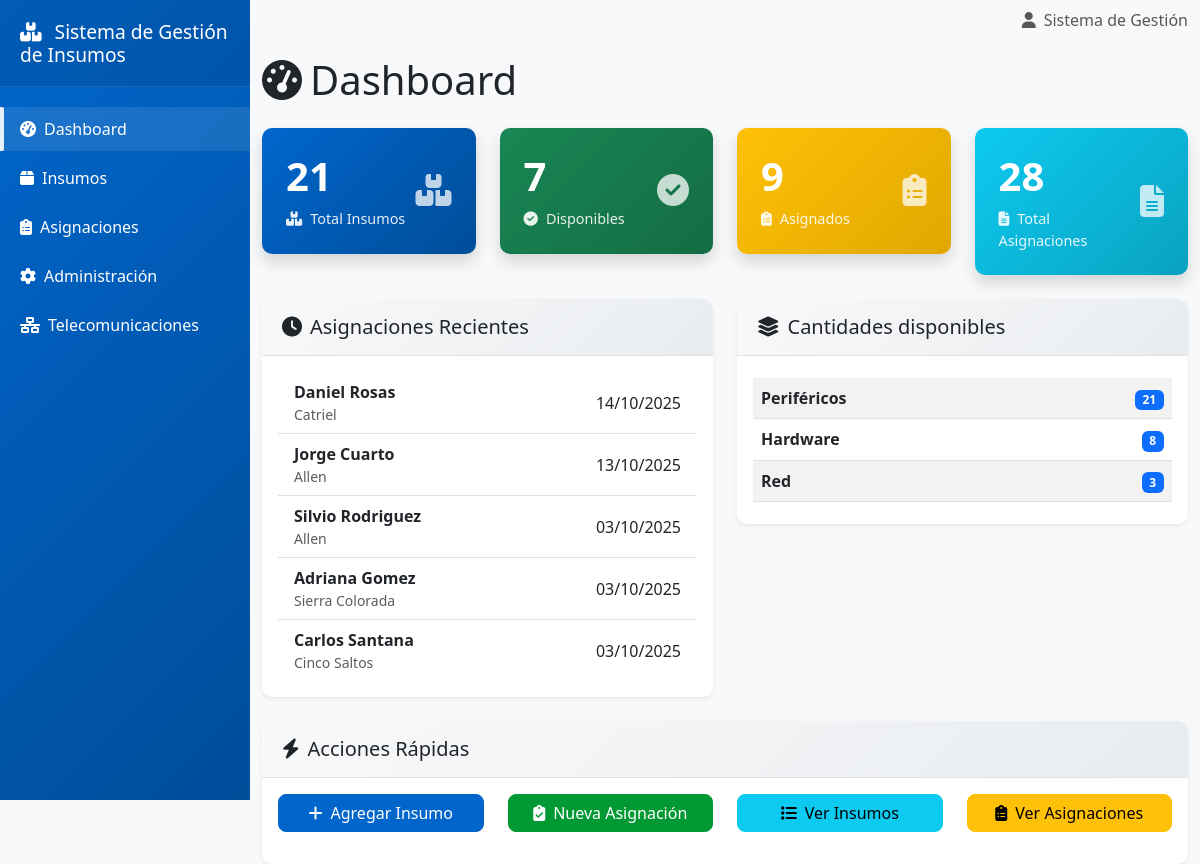
Before: /pages/dashboard.php with the older database file.
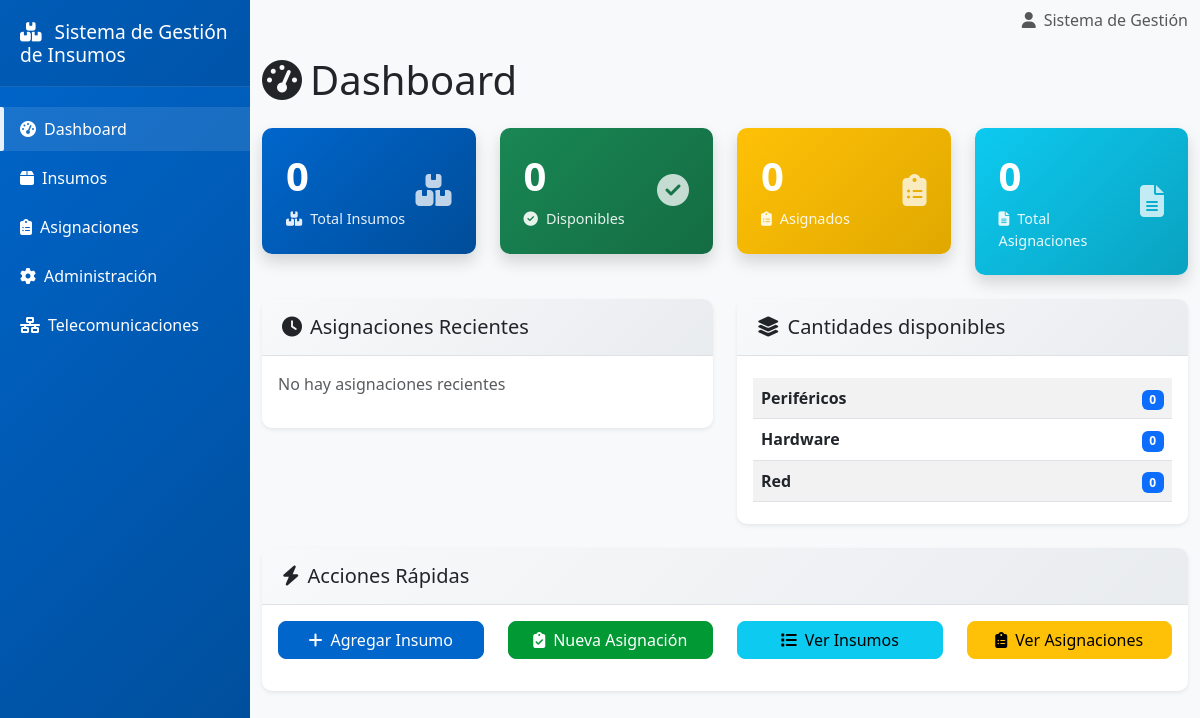
After: the same page with the newer database file.
### tables this page shows
CREATE TABLE `remitos` (
  `id_remito` int(11) NOT NULL,
  `numero_remito` varchar(50) NOT NULL,
  `id_sede` int(11) NOT NULL,
  `id_area` int(11) NOT NULL,
  `nombre_persona_asignada` varchar(100) NOT NULL,
  `apellido_persona_asignada` varchar(100) NOT NULL,
  `fecha_asignacion` date NOT NULL,
  `estado` enum('Activa','Devuelta') NOT NULL DEFAULT 'Activa',
  `fecha_devolucion` date DEFAULT NULL,
  `observaciones` varchar(255) DEFAULT NULL
);

CREATE TABLE `localidades` (
  `id_localidad` int(11) NOT NULL,
  `id_zona` int(11) NOT NULL,
  `nombre_localidad` varchar(100) NOT NULL
);

### includes/config.php (called while the page is built, shortened)
<?php
function app_base_url(): string { return APP_BASE_URL; }
?>

### pages/dashboard.php (the view, shortened to what this page needs)
<?php
require_once '../includes/config.php';
$conexion = conectarDB();
$total_insumos = $conexion->query("SELECT COUNT(*) as total FROM insumos")->fetch()['total'];
$insumos_disponibles = $conexion->query("SELECT COUNT(*) as total FROM insumos WHERE estado = 'Disponible'")->fetch()['total'];
$insumos_asignados = $conexion->query("SELECT COUNT(*) as total FROM insumos WHERE estado = 'Asignado'")->fetch()['total'];
$total_asignaciones = $conexion->query("SELECT COUNT(*) as total FROM remitos")->fetch()['total'];
$stmt = $conexion->query("SELECT r.fecha_asignacion,
                                 r.nombre_persona_asignada,
                                 r.apellido_persona_asignada,
                                 l.nombre_localidad
                          FROM remitos r
                          JOIN sedes s ON r.id_sede = s.id_sede
                          JOIN localidades l ON s.id_localidad = l.id_localidad
                          ORDER BY r.fecha_asignacion DESC
                          LIMIT 5");
$asignaciones_recientes = $stmt->fetchAll();
$varios_subtipos = [
    'Hardware' => 0,
    'Periféricos' => 0,
    'Red' => 0,
];
$stmtVarios = $conexion->query("SELECT subcategoria_varios, COALESCE(SUM(cantidad),0) AS total
                                FROM insumos
                                WHERE TRIM(tipo_insumo) = 'Varios' AND cantidad > 0
                                GROUP BY subcategoria_varios");
$rowsV = $stmtVarios->fetchAll();
foreach ($rowsV as $row) {
    $sub = $row['subcategoria_varios'];
    $varios_subtipos[$sub] = (int)$row['total'];
}
?>
<?php include '../includes/header.php'; ?>
<div class="row">
    <div class="col-12">
        <h1 class="mb-4">
            <i class="fas fa-tachometer-alt me-2"></i>Dashboard
        </h1>
    </div>
</div>
<div class="row mb-4">
    <div class="col-md-3">
        <div class="dashboard-card">
            <div class="d-flex justify-content-between">
                <div>
                    <h3 id="total-insumos"><?php echo $total_insumos; ?></h3>
                    <p><i class="fas fa-boxes me-2"></i>Total Insumos</p>
                </div>
                <div class="align-self-center">
                    <i class="fas fa-boxes fa-2x opacity-75"></i>
                </div>
            </div>
        </div>
    </div>
    <div class="col-md-3">
        <div class="dashboard-card" style="background: linear-gradient(135deg, #198754 0%, #146c43 100%);">
            <div class="d-flex justify-content-between">
                <div>
                    <h3 id="insumos-disponibles"><?php echo $insumos_disponibles; ?></h3>
                    <p><i class="fas fa-check-circle me-2"></i>Disponibles</p>
                </div>
                <div class="align-self-center">
                    <i class="fas fa-check-circle fa-2x opacity-75"></i>
                </div>
            </div>
        </div>
    </div>
    <div class="col-md-3">
        <div class="dashboard-card" style="background: linear-gradient(135deg, #ffc107 0%, #e0a800 100%);">
            <div class="d-flex justify-content-between">
                <div>
                    <h3 id="insumos-asignados"><?php echo $insumos_asignados; ?></h3>
                    <p><i class="fas fa-clipboard-list me-2"></i>Asignados</p>
                </div>
                <div class="align-self-center">
                    <i class="fas fa-clipboard-list fa-2x opacity-75"></i>
                </div>
            </div>
        </div>
    </div>
    <div class="col-md-3">
        <div class="dashboard-card" style="background: linear-gradient(135deg, #0dcaf0 0%, #0aa2c0 100%);">
            <div class="d-flex justify-content-between">
                <div>
                    <h3 id="total-asignaciones"><?php echo $total_asignaciones; ?></h3>
                    <p><i class="fas fa-file-alt me-2"></i>Total Asignaciones</p>
                </div>
                <div class="align-self-center">
                    <i class="fas fa-file-alt fa-2x opacity-75"></i>
                </div>
            </div>
        </div>
    </div>
</div>
<div class="row">
    <div class="col-md-6">
        <div class="card">
            <div class="card-header">
                <h5 class="mb-0">
                    <i class="fas fa-clock me-2"></i>Asignaciones Recientes
                </h5>
            </div>
            <div class="card-body">
                <?php if (empty($asignaciones_recientes)): ?>
                    <p class="text-muted">No hay asignaciones recientes</p>
                <?php else: ?>
                    <ul class="list-group list-group-flush">
                        <?php foreach ($asignaciones_recientes as $asignacion): ?>
                        <li class="list-group-item d-flex justify-content-between align-items-center">
                            <div>
                                <strong><?php echo htmlspecialchars($asignacion['nombre_persona_asignada'] . ' ' . $asignacion['apellido_persona_asignada']); ?></strong>
                                <div class="text-muted small"><?php echo htmlspecialchars($asignacion['nombre_localidad']); ?></div>
                            </div>
                            <div class="text-nowrap"><?php echo date('d/m/Y', strtotime($asignacion['fecha_asignacion'])); ?></div>
                        </li>
                        <?php endforeach; ?>
                    </ul>
                <?php endif; ?>
            </div>
        </div>
    </div>
    <div class="col-md-6">
        <div class="card">
            <div class="card-header">
                <h5 class="mb-0">
                    <i class="fas fa-layer-group me-2"></i>Cantidades disponibles
                </h5>
            </div>
            <div class="card-body">
                <div class="table-responsive">
                    <table class="table table-striped datatable">
                        <tbody>
                            <tr>
                                <td><strong>Periféricos</strong></td>
                                <td class="text-end"><span class="badge bg-primary"><?php echo (int)$varios_subtipos['Periféricos']; ?></span></td>
                            </tr>
                            <tr>
                                <td><strong>Hardware</strong></td>
                                <td class="text-end"><span class="badge bg-primary"><?php echo (int)$varios_subtipos['Hardware']; ?></span></td>
                            </tr>
                            <tr>
                                <td><strong>Red</strong></td>
                                <td class="text-end"><span class="badge bg-primary"><?php echo (int)$varios_subtipos['Red']; ?></span></td>
                            </tr>
                        </tbody>
                    </table>
                </div>
            </div>
        </div>
    </div>
</div>
<div class="row mt-4">
    <div class="col-12">
        <div class="card">
            <div class="card-header">
                <h5 class="mb-0">
                    <i class="fas fa-bolt me-2"></i>Acciones Rápidas
                </h5>
            </div>
            <div class="card-body">
                <div class="row">
                    <div class="col-md-3 mb-3">
                        <a href="insumos/agregar.php" class="btn btn-primary w-100">
                            <i class="fas fa-plus me-2"></i>Agregar Insumo
                        </a>
                    </div>
                    <div class="col-md-3 mb-3">
                        <a href="asignaciones/nueva_pasos.php" class="btn btn-success w-100">
                            <i class="fas fa-clipboard-check me-2"></i>Nueva Asignación
                        </a>
                    </div>
                    <div class="col-md-3 mb-3">
                        <a href="insumos/listar.php" class="btn btn-info w-100">
                            <i class="fas fa-list me-2"></i>Ver Insumos
                        </a>
                    </div>
                    <div class="col-md-3 mb-3">
                        <a href="asignaciones/listar.php" class="btn btn-warning w-100">
                            <i class="fas fa-clipboard-list me-2"></i>Ver Asignaciones
                        </a>
                    </div>
                </div>
            </div>
        </div>
    </div>
</div>
<?php include '../includes/footer.php'; ?>

### includes/header.php (shortened to what this page needs)
<!DOCTYPE html>
<html lang="es">
<head>
    <link href="https://cdn.jsdelivr.net/npm/bootstrap@5.3.0/dist/css/bootstrap.min.css" rel="stylesheet">
    <link href="https://cdnjs.cloudflare.com/ajax/libs/font-awesome/6.4.0/css/all.min.css" rel="stylesheet" />
    <link href="https://cdn.datatables.net/1.13.6/css/dataTables.bootstrap5.min.css" rel="stylesheet">
    <link href="https://cdn.jsdelivr.net/npm/select2@4.1.0-rc.0/dist/css/select2.min.css" rel="stylesheet">
    <link href="https://cdn.jsdelivr.net/npm/select2-bootstrap-5-theme@1.3.0/dist/select2-bootstrap-5-theme.min.css" rel="stylesheet">
    <link href="<?php echo app_base_url(); ?>/public/css/style.css" rel="stylesheet">
</head>
<body>
    <div class="wrapper">
        <nav id="sidebar" class="sidebar" role="navigation" aria-label="Menú lateral">
            <div class="sidebar-header">
                <h3>
                    <i class="fas fa-boxes me-2"></i>
                    <?php echo APP_NAME; ?>
                </h3>
            </div>
            <?php
                $currentPath = isset($_SERVER['SCRIPT_NAME']) ? $_SERVER['SCRIPT_NAME'] : '';
                $isDashboard = strpos($currentPath, '/pages/dashboard.php') !== false;
                $isInsumos = strpos($currentPath, '/pages/insumos/') !== false;
                $isAsignaciones = strpos($currentPath, '/pages/asignaciones/') !== false;
                $isReportes = strpos($currentPath, '/pages/reportes/') !== false;
                $isAdmin = false;
                $isTelecom = false;
            ?>
            <ul class="list-unstyled components" role="menubar">
                <li>
                    <a href="<?php echo app_base_url(); ?>/pages/dashboard.php" class="nav-link <?php echo $isDashboard ? 'active' : ''; ?>" role="menuitem">
                        <i class="fas fa-tachometer-alt me-2"></i>Dashboard
                    </a>
                </li>
                <li>
                    <a href="<?php echo app_base_url(); ?>/pages/insumos/listar.php" class="nav-link <?php echo $isInsumos ? 'active' : ''; ?>" role="menuitem">
                        <i class="fas fa-box me-2"></i>Insumos
                    </a>
                </li>
                <li>
                    <a href="<?php echo app_base_url(); ?>/pages/asignaciones/listar.php" class="nav-link <?php echo ($isAsignaciones || $isReportes) ? 'active' : ''; ?>" role="menuitem">
                        <i class="fas fa-clipboard-list me-2"></i>Asignaciones
                    </a>
                </li>
                <li>
                    <a href="#adminSubmenu" class="nav-link <?php echo $isAdmin ? 'active' : ''; ?>" data-bs-toggle="collapse" role="button" aria-expanded="<?php echo $isAdmin ? 'true' : 'false'; ?>" aria-controls="adminSubmenu">
                        <i class="fas fa-cog me-2"></i>Administración
                    </a>
                </li>
                <li>
                    <a href="#telecomSubmenu" class="nav-link <?php echo $isTelecom ? 'active' : ''; ?>" data-bs-toggle="collapse" role="button" aria-expanded="<?php echo $isTelecom ? 'true' : 'false'; ?>" aria-controls="telecomSubmenu">
                        <i class="fas fa-network-wired me-2"></i>Telecomunicaciones
                    </a>
                </li>
            </ul>
        </nav>
        <div id="content">
            <nav class="navbar navbar-expand-lg navbar-light bg-light">
                <div class="container-fluid">
                    <div class="ms-auto">
                        <span class="navbar-text">
                            <i class="fas fa-user me-2"></i>Sistema de Gestión
                        </span>
                    </div>
                </div>
            </nav>
            <div class="container-fluid mt-3">

### includes/footer.php (shortened to what this page needs)
    </div>
    </div>
    <div id="toastContainer" class="toast-container position-fixed top-0 end-0 p-3" style="z-index: 1080;" aria-live="polite" aria-atomic="true"></div>
</body>
</html>

### public/css/style.css (style rules this page uses)
:root { --primary-color: #0066cc; --secondary-color: #ffffff; --success-color: #009933; --warning-color: #ffcc00; --danger-color: #cc0000; --info-color: #0099cc; --light-color: #f8f9fa; --dark-color: #212529; }
body { font-family: 'Segoe UI', Tahoma, Geneva, Verdana, sans-serif; background-color: #f8f9fa; margin: 0; padding: 0; }
.wrapper { display: flex; width: 100%; align-items: stretch; }
.sidebar { min-width: 250px; max-width: 250px; background: linear-gradient(135deg, var(--primary-color) 0%, #004d99 100%); color: #fff; transition: all 0.3s; position: fixed; height: 100vh; z-index: 1000; overflow-y: auto; overflow-x: hidden; }
.sidebar-header { padding: 20px; background: rgba(0, 0, 0, 0.1); border-bottom: 1px solid rgba(255, 255, 255, 0.1); }
.sidebar-header h3 { color: #fff; margin: 0; font-size: 1.2rem; }
.sidebar .components { padding: 20px 0; }
.sidebar .components li { margin-bottom: 5px; }
.sidebar .components li a { padding: 10px 20px; display: block; color: #fff; text-decoration: none; transition: all 0.3s; position: relative; }
.sidebar .components li > a.active, .sidebar .components li > a[aria-expanded="true"] { background: rgba(255, 255, 255, 0.1); }
.sidebar .components li > a.active::before, .sidebar .components li > a[aria-expanded="true"]::before { content: ''; position: absolute; left: 0; top: 0; bottom: 0; width: 4px; background: rgba(255,255,255,0.9); border-radius: 0 2px 2px 0; }
#content { width: 100%; padding: 0; min-height: 100vh; transition: all 0.3s; margin-left: 250px; }
.card { border: none; border-radius: 10px; box-shadow: 0 0.125rem 0.25rem rgba(0, 0, 0, 0.075); transition: all 0.3s ease; }
.card-header { background: linear-gradient(135deg, #f8f9fa 0%, #e9ecef 100%); border-bottom: 1px solid #dee2e6; border-radius: 10px 10px 0 0 !important; padding: 1rem 1.25rem; font-weight: 600; }
.btn { border-radius: 8px; font-weight: 500; transition: all 0.3s ease; }
.btn-primary { background-color: var(--primary-color); border-color: var(--primary-color); }
.btn-success { background-color: var(--success-color); border-color: var(--success-color); }
.table { margin-bottom: 0; }
.badge { font-size: 0.75em; padding: 0.35em 0.65em; border-radius: 6px; }
.dashboard-card { background: linear-gradient(135deg, var(--primary-color) 0%, #004d99 100%); color: white; padding: 1.5rem; border-radius: 10px; box-shadow: 0 0.5rem 1rem rgba(0, 0, 0, 0.15); transition: all 0.3s ease; }
.dashboard-card h3 { font-size: 2.5rem; font-weight: bold; margin-bottom: 0.5rem; }
.dashboard-card p { margin-bottom: 0; opacity: 0.9; font-size: 0.9rem; }

Changed rows visible on the page:
removed remitos: nombre_persona_asignada+apellido_persona_asignada "Daniel Rosas", localidades.nombre_localidad "Catriel", fecha_asignacion "14/10/2025"
removed remitos: nombre_persona_asignada+apellido_persona_asignada "Jorge Cuarto", localidades.nombre_localidad "Allen", fecha_asignacion "13/10/2025"
removed remitos: nombre_persona_asignada+apellido_persona_asignada "Silvio Rodriguez", localidades.nombre_localidad "Allen", fecha_asignacion "03/10/2025"
removed remitos: nombre_persona_asignada+apellido_persona_asignada "Adriana Gomez", localidades.nombre_localidad "Sierra Colorada", fecha_asignacion "03/10/2025"
removed remitos: nombre_persona_asignada+apellido_persona_asignada "Carlos Santana", localidades.nombre_localidad "Cinco Saltos", fecha_asignacion "03/10/2025"
Other visible differences:
$total_insumos: "21" → "0"
$insumos_disponibles: "7" → "0"
$insumos_asignados: "9" → "0"
$total_asignaciones: "28" → "0"
$varios_subtipos['Periféricos']: "21" → "0"
$varios_subtipos['Hardware']: "8" → "0"
$varios_subtipos['Red']: "3" → "0"
text now shown: "No hay asignaciones recientes"
